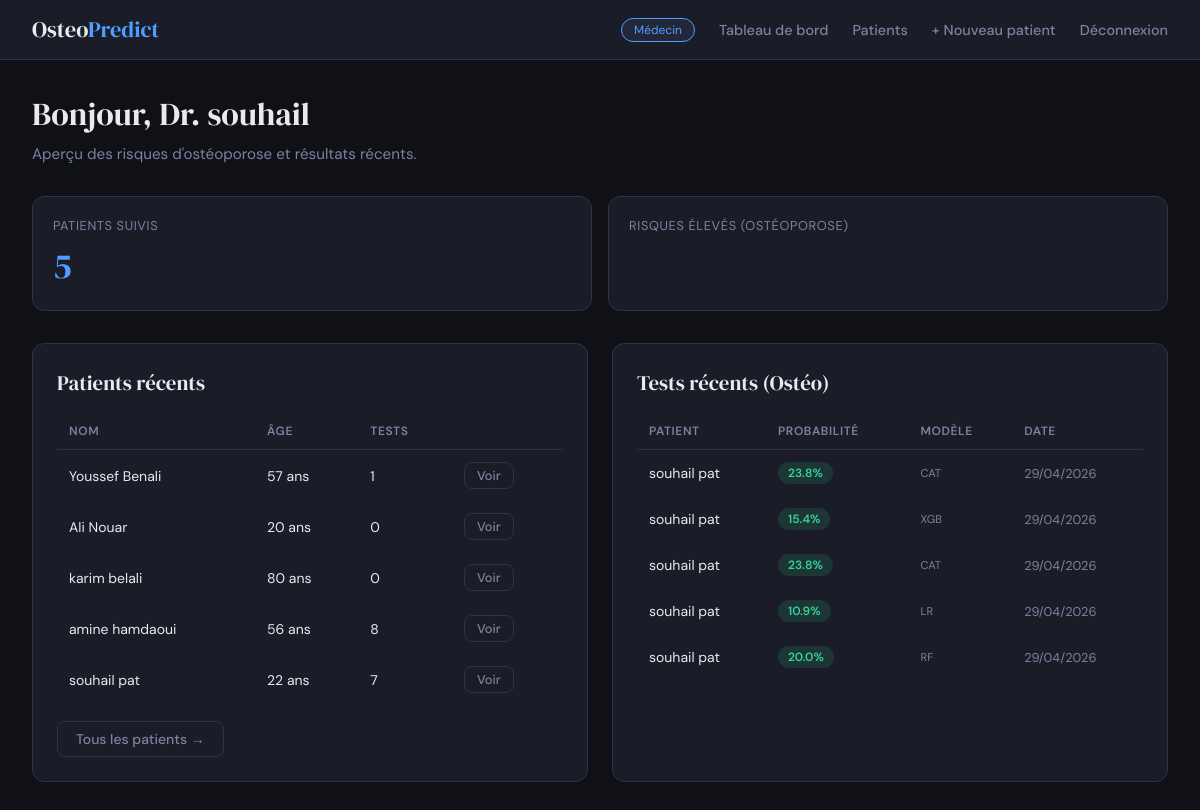
Before: /dashboard/ (signed in) with the older database file.
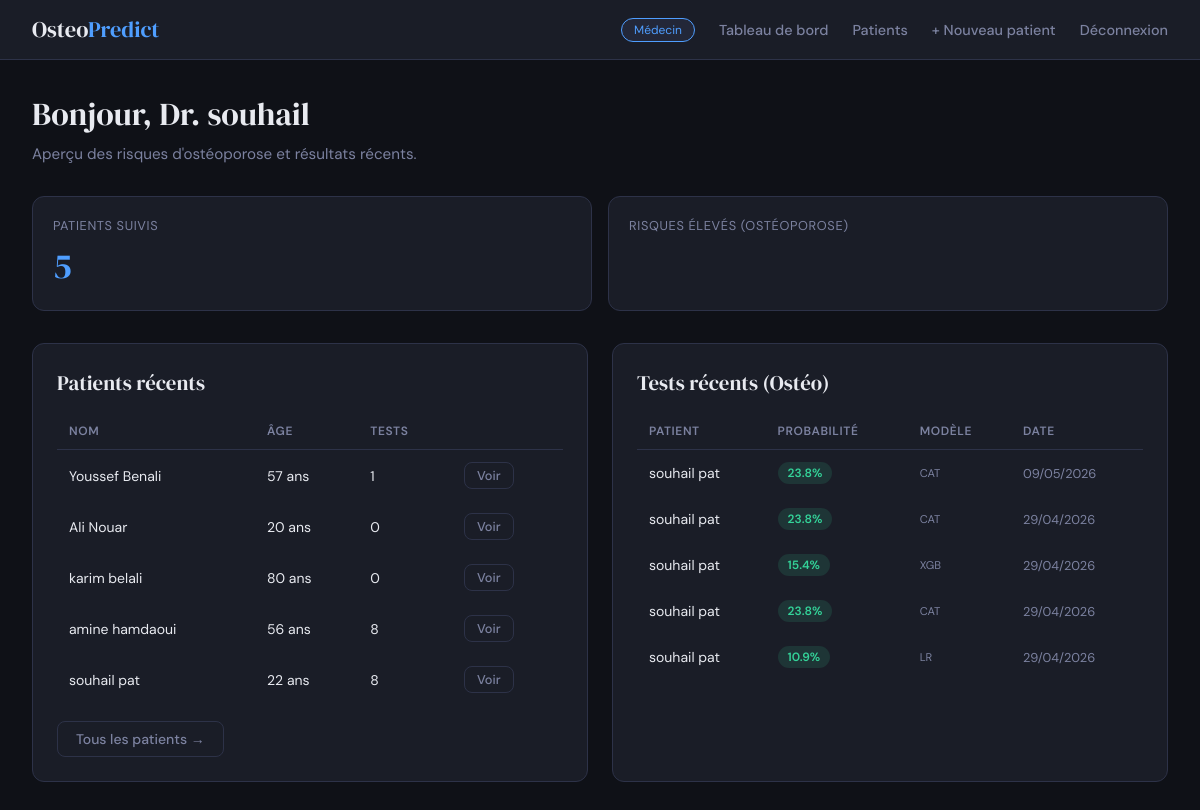
After: the same page with the newer database file.
### predictor/models.py (models this page shows, shortened)
class Patient(models.Model):
    doctor = models.ForeignKey(User, on_delete=models.CASCADE, related_name="patients")
    user = models.OneToOneField(User, on_delete=models.SET_NULL, null=True, blank=True, related_name="patient_profile")
    first_name = models.CharField(max_length=100)
    last_name = models.CharField(max_length=100)
    age = models.PositiveIntegerField()
    gender = models.CharField(max_length=20, blank=True, null=True)
    created_at = models.DateTimeField(auto_now_add=True)
    class Meta:
        ordering = ["last_name", "first_name"]

class OsteoporosisPrediction(models.Model):
    patient = models.ForeignKey(Patient, on_delete=models.CASCADE, related_name='osteo_predictions')
    age = models.IntegerField()
    gender = models.CharField(max_length=10)
    hormonal_changes = models.CharField(max_length=50)
    family_history = models.CharField(max_length=10)
    race_ethnicity = models.CharField(max_length=50)
    body_weight = models.CharField(max_length=20)
    calcium_intake = models.CharField(max_length=20)
    vitamin_d_intake = models.CharField(max_length=20)
    physical_activity = models.CharField(max_length=20)
    smoking = models.CharField(max_length=10)
    alcohol_consumption = models.CharField(max_length=20)
    medical_conditions = models.CharField(max_length=100)
    medications = models.CharField(max_length=100)
    prior_fractures = models.CharField(max_length=10)
    probability = models.FloatField()
    result = models.IntegerField() # 0 ou 1
    model_used = models.CharField(max_length=50)
    created_at = models.DateTimeField(auto_now_add=True)
    class Meta:
        ordering = ["-created_at"]

### predictor/views.py (the view)
        def wrapper(request, *args, **kwargs):
            if not request.user.is_authenticated:
                return redirect('login')
            if get_user_role(request.user) != role:
                return redirect('home')
            return view_func(request, *args, **kwargs)

### predictor/views.py (called while the page is built)
def get_user_role(user):
    try:
        return user.profile.role
    except UserProfile.DoesNotExist:
        return None

def require_role(role):
    def decorator(view_func):
        def wrapper(request, *args, **kwargs):
            if not request.user.is_authenticated:
                return redirect('login')
            if get_user_role(request.user) != role:
                return redirect('home')
            return view_func(request, *args, **kwargs)
        wrapper.__name__ = view_func.__name__
        return wrapper
    return decorator

@require_role('doctor')
@login_required
def doctor_dashboard(request):
    patients = Patient.objects.filter(doctor=request.user)
    recent_predictions = OsteoporosisPrediction.objects.filter(patient__doctor=request.user).order_by('-created_at')[:5]
    context = {
        'total_patients': patients.count(),
        'recent_predictions': recent_predictions,
        'patients': patients[:6],
    }
    return render(request, 'predictor/doctor_dashboard.html', context)

### predictor/templates/predictor/doctor_dashboard.html (shortened to what this page needs)
{% extends 'predictor/base.html' %}
{% block content %}
<div class="page-header">
    <div class="page-title">Bonjour, Dr. {{ request.user.last_name|default:request.user.username }} </div>
    <div class="page-subtitle">Aperçu des risques d'ostéoporose et résultats récents.</div>
</div>
<div class="stats-grid">
    <div class="stat-card">
        <div class="stat-label">Patients suivis</div>
        <div class="stat-value" style="color:var(--accent-doctor)">{{ total_patients }}</div>
    </div>
    <div class="stat-card">
        <div class="stat-label">Risques élevés (Ostéoporose)</div>
    </div>
</div>
<div class="grid-2">
    <div class="card">
        <div class="card-title">Patients récents</div>
        {% if patients %}
        <table class="table">
            <thead>
                <tr>
                    <th>Nom</th>
                    <th>Âge</th>
                    <th>Tests</th>
                    <th></th>
                </tr>
            </thead>
            <tbody>
            {% for p in patients %}
            <tr>
                <td>{{ p.first_name }} {{ p.last_name }}</td>
                <td>{{ p.age }} ans</td>
                <td>{{ p.osteo_predictions.count }}</td>
                <td><a href="{% url 'patient_detail' p.id %}" class="btn btn-outline" style="padding:4px 12px;font-size:.8rem;">Voir</a></td>
            </tr>
            {% endfor %}
            </tbody>
        </table>
        {% else %}
        <p style="color:var(--text-muted);font-size:.9rem;">Aucun patient. <a href="{% url 'add_patient' %}" style="color:var(--accent-doctor)">Ajouter un patient</a></p>
        {% endif %}
        <div style="margin-top:1rem;">
            <a href="{% url 'patient_list' %}" class="btn btn-outline">Tous les patients →</a>
        </div>
    </div>
    <div class="card">
        <div class="card-title">Tests récents (Ostéo)</div>
        {% if recent_predictions %}
        <table class="table">
            <thead>
                <tr>
                    <th>Patient</th>
                    <th>Probabilité</th>
                    <th>Modèle</th>
                    <th>Date</th>
                </tr>
            </thead>
            <tbody>
            {% for pred in recent_predictions %}
            <tr>
                <td>{{ pred.patient.first_name }} {{ pred.patient.last_name }}</td>
                <td>
                    <span class="badge {% if pred.result == 1 %}badge-high{% else %}badge-low{% endif %}">
                        {{ pred.probability|floatformat:1 }}%
                    </span>
                </td>
                <td style="font-size:0.7rem; color:var(--text-muted)">{{ pred.model_used|upper }}</td>
                <td style="color:var(--text-muted);font-size:.8rem;">{{ pred.created_at|date:"d/m/Y" }}</td>
            </tr>
            {% endfor %}
            </tbody>
        </table>
        {% else %}
        <p style="color:var(--text-muted);font-size:.9rem;">Aucun test effectué.</p>
        {% endif %}
    </div>
</div>
{% endblock %}

Changed rows visible on the page:
no longer on this page (row unchanged): OsteoporosisPrediction: patient.first_name "souhail", patient.last_name "pat", probability "20.0", model_used "RF", created_at "29/04/2026"
computed for Patient "souhail": osteo_predictions.count "7" → "8"
added OsteoporosisPrediction: patient.first_name "souhail", patient.last_name "pat", probability "23.8", model_used "CAT", created_at "09/05/2026"
